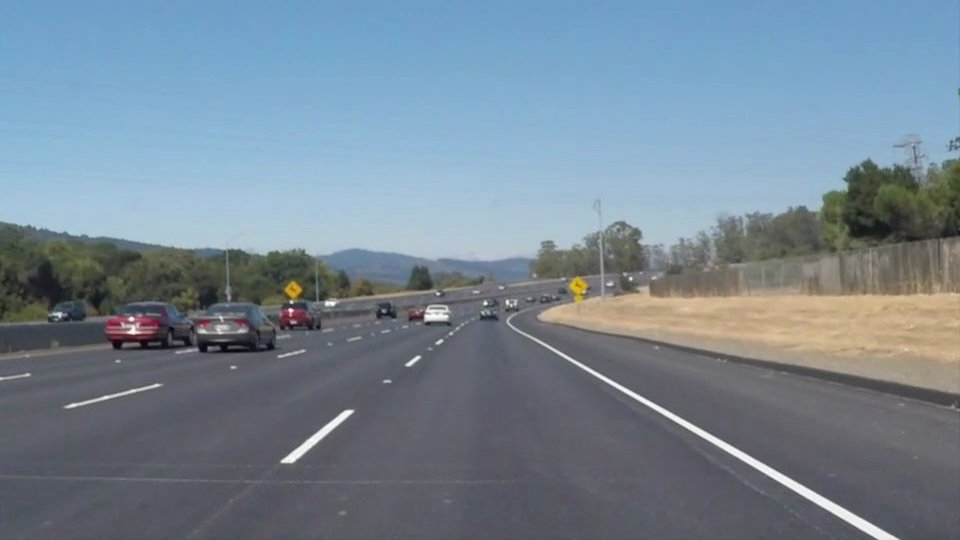
#> input picture test_images/solidWhiteCurve.jpg, 960 x 540 px; its folder holds only this picture in this run
$ jupyter execute --allow-errors LaneLines.ipynb   (shell and % lines are left out)
#> lines starting #> are read from the running program, lines starting #| are printed output that depends on the picture; after the words box and inside, x2 and y2 are one past the last pixel; in counts of white or black regions, pixels touching at a corner belong together
## Import Packages

[cell 1]
#importing some useful packages
import matplotlib.pyplot as plt
import matplotlib.image as mpimg
import numpy as np
import cv2
import math

## Helper Functions

[cell 2]
def grayscale(img):
    return cv2.cvtColor(img, cv2.COLOR_RGB2GRAY)

def canny(img, low_threshold, high_threshold):
    return cv2.Canny(img, low_threshold, high_threshold)

def gaussian_blur(img, kernel_size):
    return cv2.GaussianBlur(img, (kernel_size, kernel_size), 0)

def region_of_interest(img, vertices):
    #defining a blank mask to start with
    mask = np.zeros_like(img)
    #defining a 3 channel or 1 channel color to fill the mask with depending on the input image
    if len(img.shape) > 2:
        channel_count = img.shape[2]  # i.e. 3 or 4 depending on your image
        ignore_mask_color = (255,) * channel_count
    else:
        ignore_mask_color = 255

    #filling pixels inside the polygon defined by "vertices" with the fill color
    cv2.fillPoly(mask, vertices, ignore_mask_color)

    #returning the image only where mask pixels are nonzero
    masked_image = cv2.bitwise_and(img, mask)
    return masked_image


def draw_lines(img, lines,color=[255, 0, 0], thickness=6):
    ysize =img.shape[0]
    xsize =img.shape[1]

    #Create Slope and Center arrays
    rm=[]
    lm=[]
    rc=[]
    lc=[]

    #Sort slopes and centers into right or left
    for line in lines:
        for x1,y1,x2,y2 in line:
            slope = (y2-y1)/(x2-x1)
            center = ((x2+x1)/2,(y2+y1)/2)
            if (-0.85 < slope < -0.35) and (x1< xsize/2) and (x2< xsize/2) :
                lm.append(slope)
                lc.append(center)
            elif (0.35 < slope < 0.85) and (x1> xsize/2) and (x2> xsize/2):
                rm.append(slope)
                rc.append(center)
    #Get Slope and Center of single line
    r_slope = np.sum(rm)/len(rm)
    l_slope = np.sum(lm)/len(lm)
    r_center = np.divide(np.sum(rc,axis=0),len(rc))
    l_center = np.divide(np.sum(lc,axis=0),len(lc))


    #Find two points across the length to draw line
    y1 = int( 0.63*ysize)
    x1 = int(((y1-l_center[1])/(l_slope))+l_center[0])
    y2 = 540
    x2 = int(((y2-l_center[1])/(l_slope))+l_center[0])
    cv2.line(img, (x1, y1), (x2, y2), color, thickness)

    y1 =int( 0.63*ysize)
    x1 = int(((y1-r_center[1])/(r_slope))+r_center[0])
    y2 = 540
    x2 = int(((y2-r_center[1])/(r_slope))+r_center[0])
    cv2.line(img, (x1, y1), (x2, y2), color, thickness)

def hough_lines(img, rho, theta, threshold, min_line_len, max_line_gap):
    lines = cv2.HoughLinesP(img, rho, theta, threshold, np.array([]), minLineLength=min_line_len, maxLineGap=max_line_gap)
    line_img = np.zeros((img.shape[0], img.shape[1], 3), dtype=np.uint8)
    draw_lines(line_img, lines)
    return line_img

def weighted_img(img, initial_img, α=0.8, β=1., γ=0.):
    return cv2.addWeighted(initial_img, α, img, β, γ)

## Pipeline

[cell 3]
def process_image(image):
    # NOTE: The output you return should be a color image (3 channel) for processing video below
    # TODO: put your pipeline here,
    # you should return the final output (image where lines are drawn on lanes)
    gray = grayscale(image)

    # Gaussian Smoothing
    kernel_size = 3
    blur = gaussian_blur(gray, kernel_size)

    #Edge Detection
    low_threshold = 50
    high_threshold = 150
    edges = canny(blur, low_threshold, high_threshold)

    # Mask pixels below the threshold
    color_thresholds = (image[:,:,0] < 200) | \
                    (image[:,:,1] < 200) | \
                    (image[:,:,2] < 200)

    #Masked Edges
    imshape = image.shape
    #vertices =np.array([[(0,imshape[0]),(325,350), (650,350), (imshape[1],imshape[0])]], dtype=np.int32)
    vertices =np.array([[(0.51*imshape[1],imshape[0]*0.58), (0.49*imshape[1],0.58*imshape[0]),(0,imshape[0]),(imshape[1],imshape[0])]], dtype=np.int32)
    roi = region_of_interest(edges, vertices)
    #roi[color_thresholds] = 0

    #Hough Transform
    rho = 1
    theta = 1*(np.pi/180)
    threshold = 35
    min_line_len = 5
    max_line_gap = 2
    line_img = hough_lines(roi, rho, theta, threshold, min_line_len, max_line_gap)

    #Get Hough Lines
    lines = cv2.HoughLinesP(roi, rho, theta, threshold, np.array([]),
                            min_line_len, max_line_gap)

    laneLine = np.copy(image)*0
    draw_lines(laneLine, lines, color=[255, 0, 0], thickness=6)
    lane_image = cv2.addWeighted(image, 0.7, laneLine, 1.5, 0)
    return lane_image

## Test Images and Sample Output

[cell 4]
import os
testImages = os.listdir("test_images/")

for test in testImages:
    if(test[0:6]) !="output":
        image = mpimg.imread("test_images/"+test)
#> image is the input picture: shape (540, 960, 3); mean R, G, B 118.5, 134.5, 148.1
        result = process_image(image)
#> in canny, `return cv2.Canny(img, low_threshold, high_threshold)`:
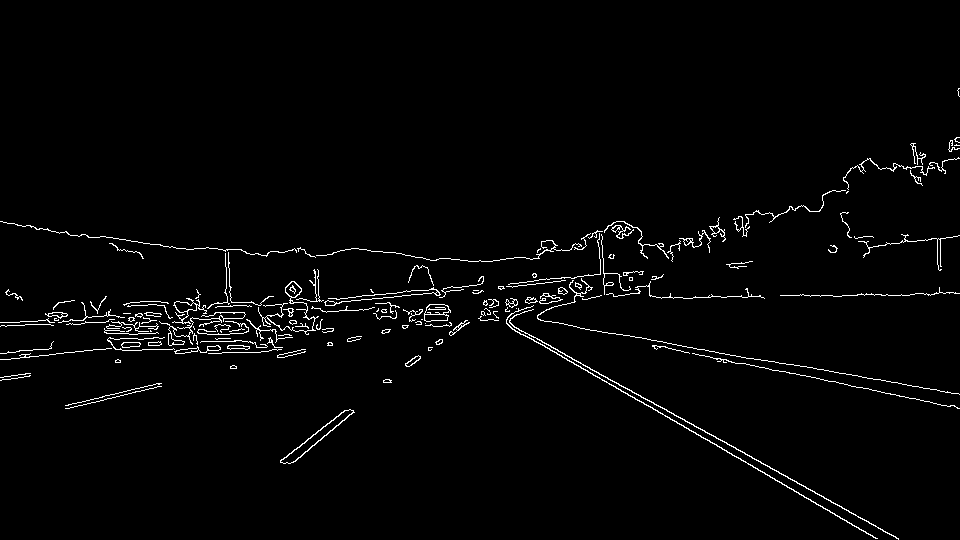
#> returned value: shape (540, 960); 2.1% white in thin lines or dots, all inside (x1, y1, x2, y2) = (0, 88, 960, 540)
#> in process_image, `color_thresholds = (image[:,:,0] < 200) | \ (image[:,:,1] < 200) | \ (..`:
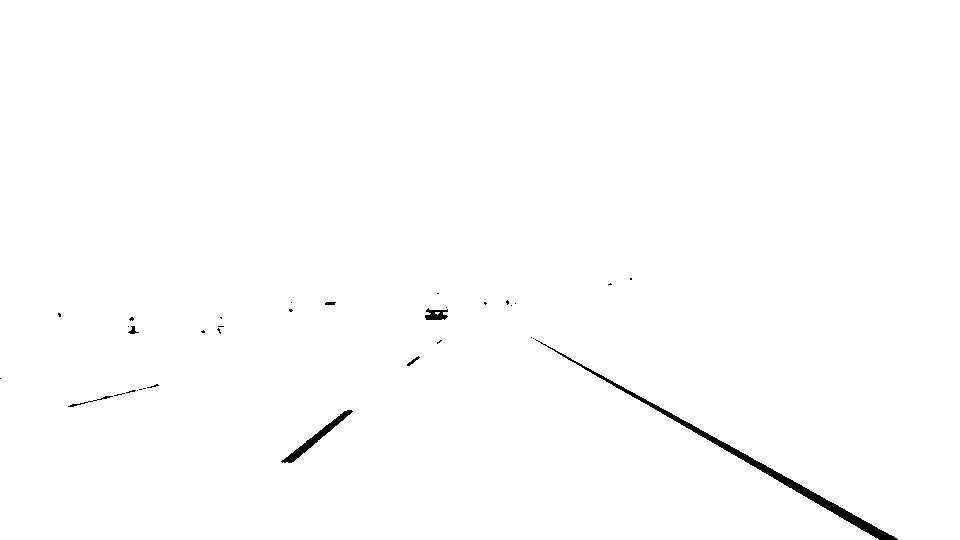
#> color_thresholds: shape (540, 960) bool; 99.4% white; 34 black regions (27 under 20 px), largest, box (x1, y1, x2, y2) and area: (535, 339, 898, 540) 2248, (281, 410, 353, 463) 560, (425, 308, 448, 320) 181
#> in region_of_interest, `masked_image = cv2.bitwise_and(img, mask)`:
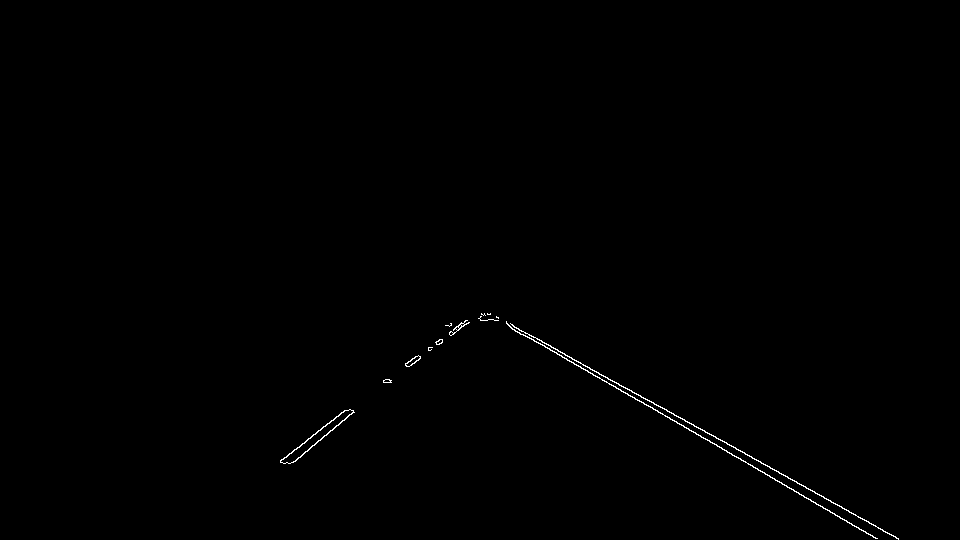
#> masked_image: shape (540, 960); 0.32% white in thin lines or dots, all inside (x1, y1, x2, y2) = (280, 313, 899, 540)
#> in hough_lines, `lines = cv2.HoughLinesP(img, rho, theta, threshold, np.array([]), minL..`: lines = [[523, 331, 898, 538], [523, 334, 877, 538], [292, 462, 353, 411], [405, 365, 418, 355], [280, 460, 334, 419], [307, 439, 345, 410], [348, 416, 353, 412], [409, 366, 416, 360], [411, 365, 420, 357], [295, 461, 336, 426], [456, 329, 467, 320], [451, 335, 468, 322]]
#> the loop in draw_lines, `for line in lines:` made 12 passes
#> after the loop in draw_lines, `for line in lines:`: lc = [(322.5, 436.5), (411.5, 360), (307, 439.5), (326, 424.5), (350.5, 414), (461.5, 324.5), (459.5, 328.5)]; lm = [-0.836, -0.769, -0.759, -0.763, -0.8, -0.818, -0.765]; rc = [(710.5, 434.5), (700, 436)]; rm = [0.552, 0.576]
#> in draw_lines, `r_slope = np.sum(rm)/len(rm)`: r_slope = 0.564
#> in draw_lines, `l_slope = np.sum(lm)/len(lm)`: l_slope = -0.787
#> in draw_lines, `r_center = np.divide(np.sum(rc,axis=0),len(rc))`: r_center = [705.2, 435.2]
#> in draw_lines, `l_center = np.divide(np.sum(lc,axis=0),len(lc))`: l_center = [376.9, 389.6]
#> in draw_lines, `x1 = int(((y1-l_center[1])/(l_slope))+l_center[0])`: x1 = 439
#> in draw_lines, `x2 = int(((y2-l_center[1])/(l_slope))+l_center[0])`: x2 = 185
#> in draw_lines, `x1 = int(((y1-r_center[1])/(r_slope))+r_center[0])`: x1 = 536
#> in draw_lines, `x2 = int(((y2-r_center[1])/(r_slope))+r_center[0])`: x2 = 890
#> in draw_lines, `cv2.line(img, (x1, y1), (x2, y2), color, thickness)`:
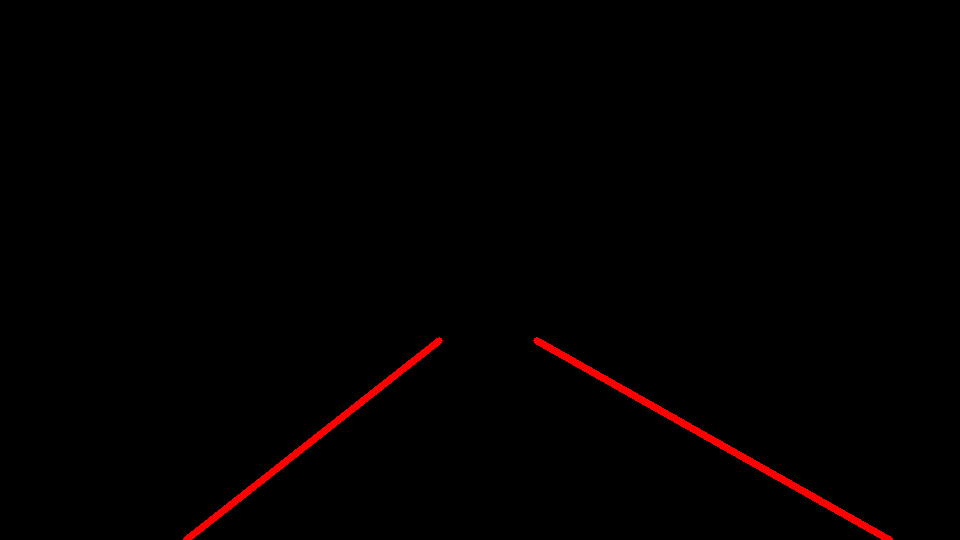
#> img: shape (540, 960, 3); mean of channels 0, 1, 2 2.5, 0, 0; drawn as R, G, B
#> the loop in draw_lines (call 2), `for line in lines:` made 12 passes
#> in process_image, `lane_image = cv2.addWeighted(image, 0.7, laneLine, 1.5, 0)`:
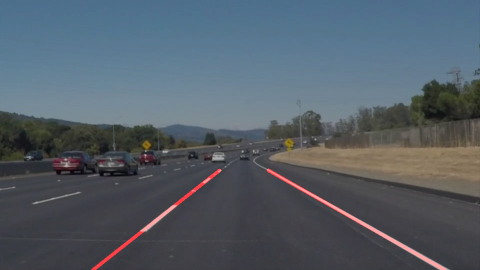
#> lane_image: shape (540, 960, 3) (shown at 1/2 size); mean R, G, B 84.3, 94.1, 103.7
        plt.imshow(result)
        r,g,b = cv2.split(result)
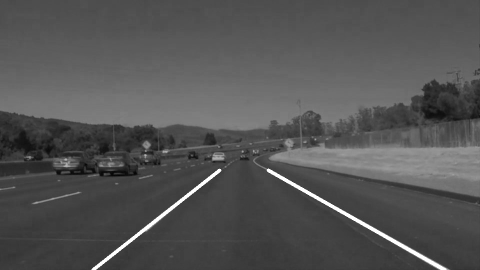
#> r: shape (540, 960) (shown at 1/2 size); min 4, max 255, mean 84.3
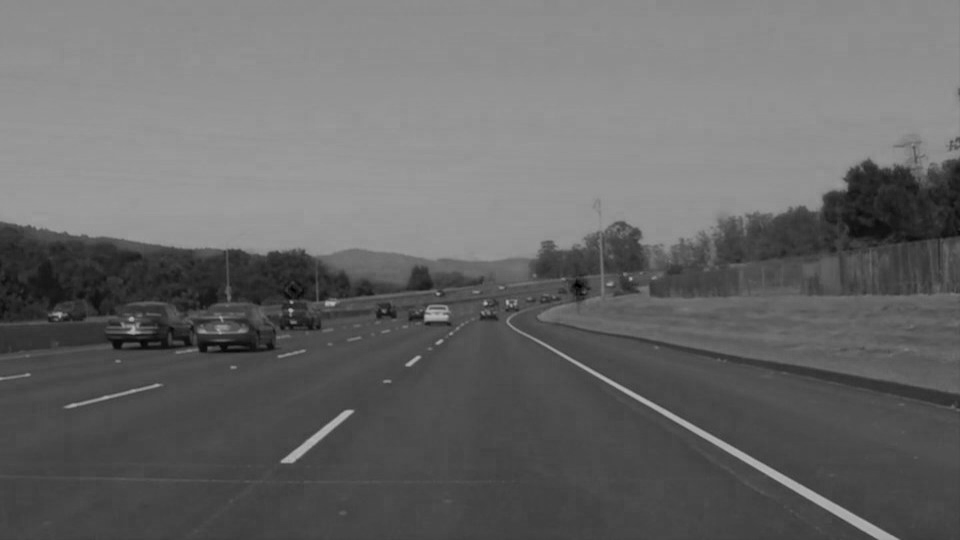
#> b: shape (540, 960); min 0, max 178, mean 103.7
        result = cv2.merge((b,g,r))
        cv2.imwrite("test_images_output/"+test,result)

$ run again, on test_images/solidYellowLeft.jpg
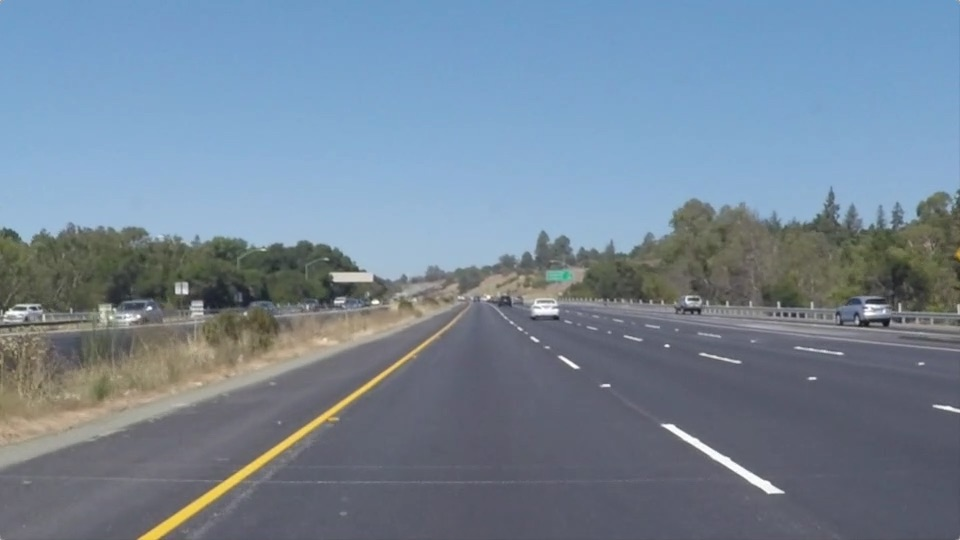
#> input picture test_images/solidYellowLeft.jpg, 960 x 540 px
#> image is the input picture: shape (540, 960, 3); mean R, G, B 116.5, 133.6, 150.8
#> color_thresholds: shape (540, 960) bool; 99.6% white; 55 black regions (45 under 20 px), largest, box (x1, y1, x2, y2) and area: (663, 424, 784, 493) 915, (533, 299, 558, 315) 217, (864, 305, 880, 316) 89
#> mask: shape (540, 960); 21.4% white; 1 white region, box (x1, y1, x2, y2) and area: (2, 313, 959, 540) 111131
#> masked_image: shape (540, 960); 0.31% white in thin lines or dots, all inside (x1, y1, x2, y2) = (138, 318, 959, 540)
#> in hough_lines, `lines = cv2.HoughLinesP(img, rho, theta, threshold, np.array([]), minL..`: lines = 19 rows, first 6: [138, 539, 339, 403], [209, 503, 410, 357], [375, 382, 447, 329], [730, 459, 765, 480], [661, 425, 731, 470], [138, 538, 211, 489]
#> the loop in draw_lines, `for line in lines:` made 19 passes
#> after the loop in draw_lines, `for line in lines:`: lc = [(238.5, 471), (309.5, 430), (411, 355.5), (174.5, 513.5), (221, 493.5), (398.5, 360), (183.5, 520), (391.5, 364.5), (171, 528.5)]; lm = [-0.677, -0.726, -0.736, -0.671, -0.74, -0.727, -0.744, -0.722, -0.731]; rc = [(747.5, 469.5), (696, 447.5), (698, 440), (744, 477), (681.5, 430.5), (675, 433), (723.5, 464.5), (571, 361), (518, 328.5), (533.5, 340)]; rm = [0.6, 0.643, 0.615, 0.64, 0.619, 0.667, 0.662, 0.625, 0.688, 0.571]
#> r_slope = 0.633
#> l_slope = -0.719
#> r_center = [658.8, 419.1]
#> l_center = [277.7, 448.5]
#> in draw_lines, `x1 = int(((y1-l_center[1])/(l_slope))+l_center[0])`: x1 = 428
#> in draw_lines, `x2 = int(((y2-l_center[1])/(l_slope))+l_center[0])`: x2 = 150
#> in draw_lines, `x1 = int(((y1-r_center[1])/(r_slope))+r_center[0])`: x1 = 533
#> in draw_lines, `x2 = int(((y2-r_center[1])/(r_slope))+r_center[0])`: x2 = 849
#> in draw_lines, `cv2.line(img, (x1, y1), (x2, y2), color, thickness)`:
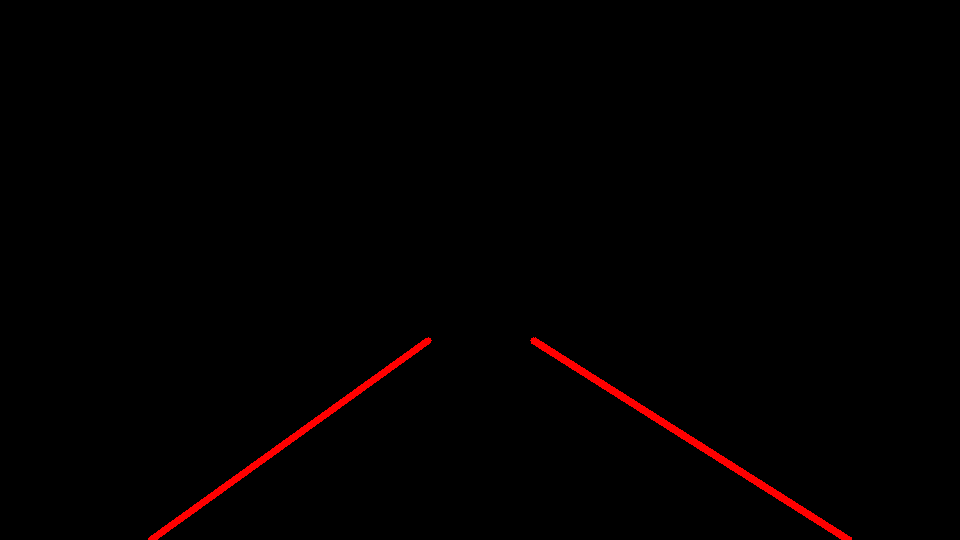
#> img: shape (540, 960, 3); mean of channels 0, 1, 2 2.5, 0, 0; drawn as R, G, B
#> laneLine: shape (540, 960, 3); every value is 0
#> the loop in draw_lines (call 2), `for line in lines:` made 19 passes
#> `r,g,b = cv2.split(result)`:
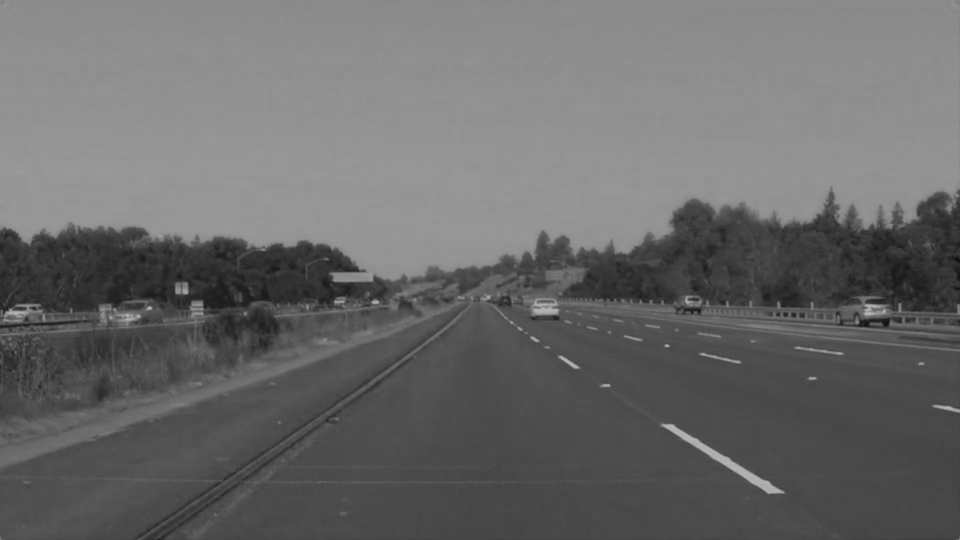
#> b: shape (540, 960); min 11, max 178, mean 105.5
